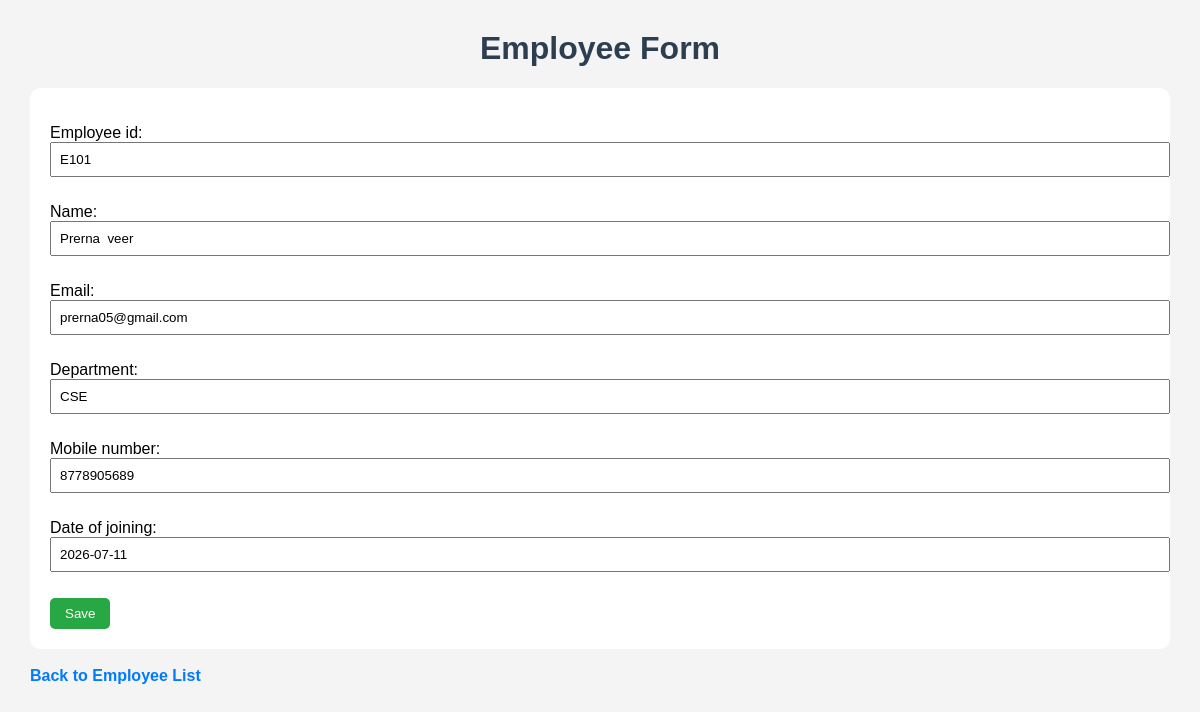
The page /update/3/ on the database its author committed.
### employee/models.py (models this page shows, shortened)
class Employee(models.Model):
    employee_id = models.CharField(max_length=20, unique=True)
    name = models.CharField(max_length=100)
    email = models.EmailField(unique=True)
    department = models.CharField(max_length=100)
    mobile_number = models.CharField(max_length=10)
    date_of_joining = models.DateField()

### employee/views.py (the view)
# urls.py: path('update/<int:pk>/', views.employee_update, name='employee_update'),
def employee_update(request, pk):
    employee = get_object_or_404(Employee, pk=pk)
    if request.method == 'POST':
        form = EmployeeForm(request.POST, instance=employee)
        if form.is_valid():
            form.save()
            return redirect('employee_list')
    else:
        form = EmployeeForm(instance=employee)
    return render(request, 'employee/employee_form.html', {'form': form})

### employee/forms.py (shortened to what this page needs)
class EmployeeForm(forms.ModelForm):
    class Meta:
        model = Employee
        fields = "__all__"

### employee/templates/employee/employee_form.html (shortened to what this page needs)
<!DOCTYPE html>
<html>
    {% load static %}
<head>
    <link rel="stylesheet" href="{% static 'employee/style.css' %}">
</head>
<body>
<h1>Employee Form</h1>
<form method="POST">
    {{ form.as_p }}
    <button type="submit">Save</button>
</form>
<br>
<a href="{% url 'employee_list' %}">Back to Employee List</a>
</body>
</html>

### employee/static/employee/style.css (style rules this page uses)
body { font-family: Arial, sans-serif; background-color:#f4f4f4; margin:30px; }
h1 { color:#2c3e50; text-align:center; }
a { text-decoration:none; color:#007bff; font-weight:bold; }
button { background:#28a745; color:white; border:none; padding:8px 15px; cursor:pointer; border-radius:5px; }
input,select,textarea { width:100%; padding:8px; margin-bottom:10px; }
form { background:white; padding:20px; border-radius:10px; }

### rows shown on the page
Employee: employee_id "E101", name "Prerna veer", email "prerna05@gmail.com", department "CSE", mobile_number "8778905689", date_of_joining "2026-07-11"
